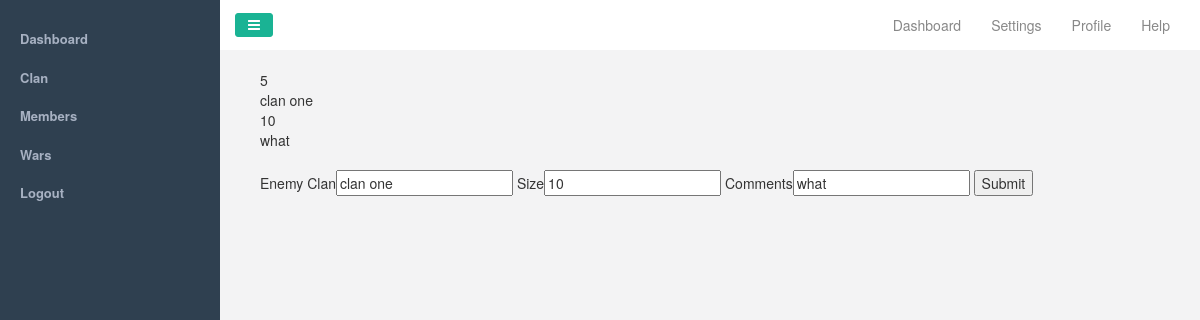
The page /war/edit/1 (signed in) on the database its author committed.
### tables this page shows
CREATE TABLE IF NOT EXISTS `war` (
  `id` int(11) NOT NULL AUTO_INCREMENT,
  `clan_id` int(11) NOT NULL,
  `enemy_clan` varchar(50) NOT NULL,
  `size` int(5) NOT NULL,
  `comments` varchar(255) DEFAULT NULL,
  PRIMARY KEY (`id`),
  KEY `clan_id` (`clan_id`)
);

### war_edit.php (the view, shortened to what this page needs)
<?php require($_SERVER['DOCUMENT_ROOT']."/wartracker/templatestart.php"); ?>
<?php
	$war_id = NULL;
	if (!empty($_GET['id'])) {
		$war_id = $_GET['id'];
	}
	$query = "SELECT id, clan_id, enemy_clan, size, comments FROM war WHERE id = :war_id";
	$query_params = array(':war_id' => $war_id);
	$stmt = $db->prepare($query);
	$stmt->execute($query_params);
	$row = $stmt->fetch();
	echo $row['clan_id'];
	echo '<br>';
	echo $row['enemy_clan'];
	echo '<br>';
	echo $row['size'];
	echo '<br>';
	echo $row['comments'];
	echo '<br>';
	echo '<br>';
?>
<?php if (!empty($row)) : ?>
<form action="" method="post">
	Enemy Clan<input type="text" name="enemy_clan" value="<?php echo $row['enemy_clan']; ?>"></input>
	Size<input type="text" name="size" value="<?php echo $row['size']; ?>"></input>
	Comments<input type="text" name="comments" value="<?php echo $row['comments']; ?>"></input>
	<input type="submit"></input>
</form>
<?php endif; ?>
<?php require($_SERVER['DOCUMENT_ROOT']."/wartracker/templatestop.php"); ?>

### css/custom.css (style rules this page uses)
body { font-family: "open sans", "Helvetica Neue", Helvetica,Arial, sans-serif; }
@media (min-width: 768px) { body { position: relative; margin-left: 220px; padding-top: 0; } }

### rows shown on the page
war: clan "5", enemy_clan "clan one", size "10", comments "what"
